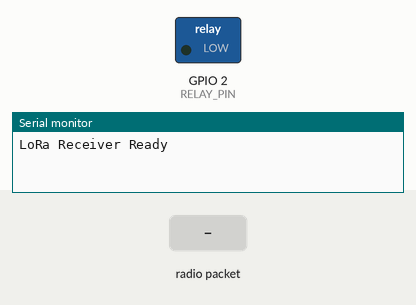
Recording of a sketch running on a simulated ESP32. Shown: switched loads named in the sketch (green lamp = pin HIGH), the last lines printed to the serial monitor. Inputs (shaded band) come from the test bench.

Above: at 1.2 s.
1.3 s: radio packet "change" arrives
At 1.8 s:
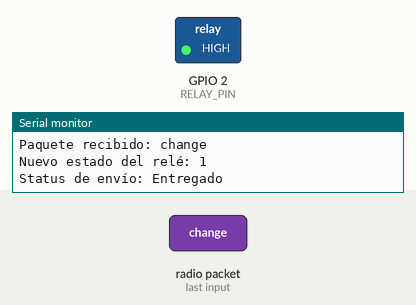
2.8 s: radio packet "1" arrives
Timing chart, 0 to 5.8 s (numbered marks = the images above; inputs shaded):
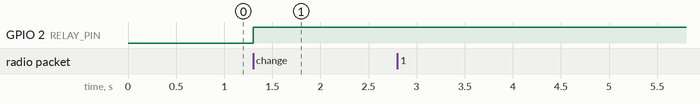

Measured:
- after the input at 1.3 s, GPIO 2 (RELAY_PIN): LOW → HIGH at once

The sketch:

LoRaReceptor_SendEsp32now_v2.ino
```cpp
#include <heltec.h>
#include <esp_now.h>
#include <WiFi.h>

#define BAND 868E6  // Frecuencia de LoRa
#define RELAY_PIN 2 // Pin del relé

bool relayState = false; // Estado inicial del relé
String mensajeRecibido = "";

// Dirección MAC del ESP32 receptor
uint8_t receiverMAC[] = {0xC8, 0x2E, 0x18, 0x6B, 0xFA, 0x10};

esp_now_peer_info_t peerInfo;

void OnDataSent(const uint8_t *mac_addr, esp_now_send_status_t status) {
    Serial.print("Status de envío: ");
    Serial.println(status == ESP_NOW_SEND_SUCCESS ? "Entregado" : "Falló");
}

void setup() {
    Serial.begin(115200);
    Heltec.begin(false, true, true, true, BAND); // Iniciar LoRa sin pantalla

    pinMode(RELAY_PIN, OUTPUT);
    digitalWrite(RELAY_PIN, relayState);

    Serial.println("LoRa Receiver Ready");

    WiFi.mode(WIFI_STA);
    if (esp_now_init() != ESP_OK) {
        Serial.println("Error al iniciar ESP-NOW");
        return;
    }
    esp_now_register_send_cb(OnDataSent);

    memcpy(peerInfo.peer_addr, receiverMAC, 6);
    peerInfo.channel = 0;
    peerInfo.encrypt = false;
    if (esp_now_add_peer(&peerInfo) != ESP_OK) {
        Serial.println("Error al agregar peer receptor");
        return;
    }
}

void loop() {
    int packetSize = LoRa.parsePacket();
    if (packetSize) {
        mensajeRecibido = "";
        while (LoRa.available()) {
            char c = (char)LoRa.read();
            mensajeRecibido += c;
        }

        Serial.print("Paquete recibido: ");
        Serial.println(mensajeRecibido);

        if (mensajeRecibido == "change") {
            relayState = !relayState;
            digitalWrite(RELAY_PIN, relayState);
            Serial.print("Nuevo estado del relé: ");
            Serial.println(relayState);

            String estadoRele = String(relayState);
            LoRa.beginPacket();
            LoRa.print(estadoRele);
            LoRa.endPacket();

            esp_now_send(receiverMAC, (uint8_t *)estadoRele.c_str(), estadoRele.length());
        }
    }
}
```
